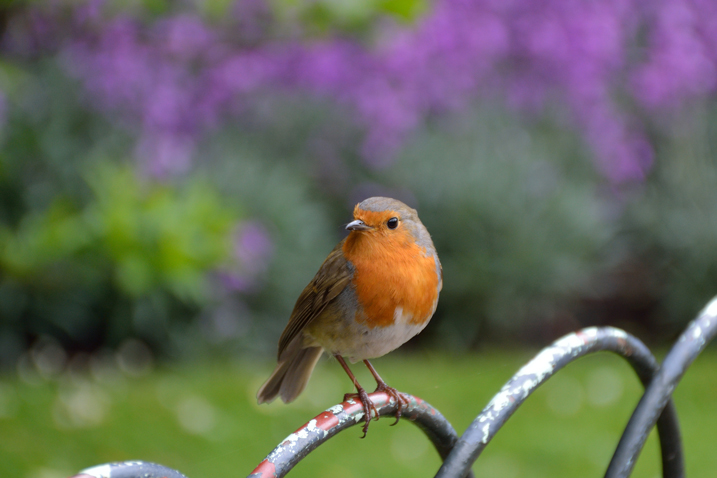
#> input picture 2/2-2/sample.jpg, 717 x 478 px
$ python sample.py ../../../2/2-2/sample.jpg
#> lines starting #> are read from the running program, lines starting #| are printed output that depends on the picture
# -*- coding: utf-8 -*-

import sys
import numpy as np
import cv2

def onTrackbarSlide(pos):
    global gray, canny
    rho = cv2.getTrackbarPos('rho', 'Original') + 1
    theta = np.radians((cv2.getTrackbarPos('theta', 'Original') * 10 + 10))
    threshold = cv2.getTrackbarPos('threshold', 'Original') + 1

    lines  = cv2.HoughLines(canny, rho, theta, threshold)
    # cv2.imshow('Tresh 2:1', dst)
    lines  = cv2.HoughLinesP(canny, rho, theta, threshold)
    ppht = cv2.cvtColor(gray.copy(), cv2.COLOR_GRAY2RGB)
    if lines != None:
        for line in lines[0,0:]:
            cv2.line(ppht, tuple(line[0:2]), tuple(line[2:4]), (0, 0, 255), 3)
    cv2.imshow('PPHT', ppht)

def main(args):
    global gray, canny
    if len(args) != 2:
        return -1
    img = cv2.imread(args[1])
#> img is the input picture: shape (478, 717, 3); mean B, G, R 90.5, 104.6, 102.5
    h, w = img.shape[:2]
#> h = 478; w = 717
    img = cv2.resize(img, (int(w / 4), int(h / 4)))
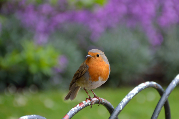
#> img: shape (119, 179, 3); mean B, G, R 90.4, 104.5, 102.4
    gray = cv2.cvtColor(img.copy(), cv2.COLOR_RGB2GRAY)
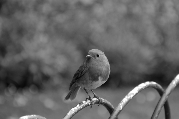
#> gray: shape (119, 179); min 3, max 255, mean 100
    canny = cv2.Canny(gray.copy(), 50, 150)
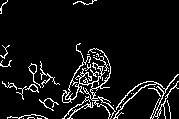
#> canny: shape (119, 179); 7.6% white in thin lines or dots

    cv2.namedWindow('Original')
    cv2.namedWindow('SHT')
    cv2.namedWindow('PPHT')

    cv2.createTrackbar('rho', 'Original', 0, 100, onTrackbarSlide)
    cv2.createTrackbar('theta', 'Original', 0, 35, onTrackbarSlide)
    cv2.createTrackbar('threshold', 'Original', 0, 1000, onTrackbarSlide)

    cv2.imshow('Original', gray)

    onTrackbarSlide(0)
#> in onTrackbarSlide, `lines  = cv2.HoughLines(canny, rho, theta, threshold)`: lines = 396 rows, first 8: [118, 1.4], [83, 1.75], [88, 1.57], [84, 1.57], [130, 1.22], [80, 1.75], [57, 1.92], [120, 1.4]
#> in onTrackbarSlide, `lines  = cv2.HoughLinesP(canny, rho, theta, threshold)`: lines = 907 rows, first 6: [79, 68, 79, 66], [0, 10, 0, 8], [82, 84, 82, 83], [59, 84, 59, 84], [166, 89, 166, 88], [34, 118, 34, 118]
    cv2.waitKey(0)
    cv2.destroyAllWindows()
    return 0

if __name__ == '__main__':
    args = sys.argv
#> (the run stopped early here; a loop or call above may not have finished)
